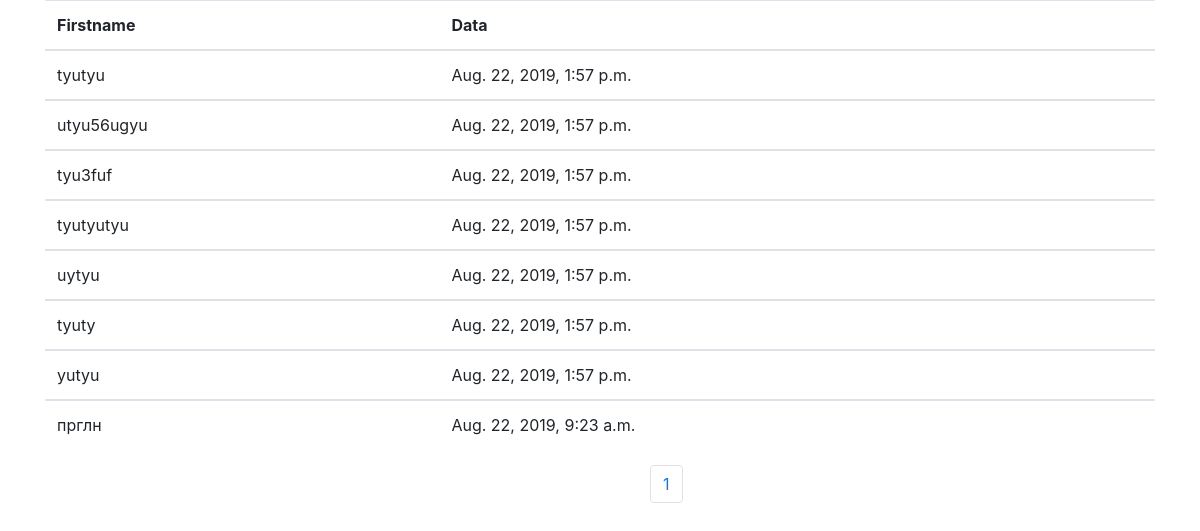
Page /polls/support/ on the earlier database version.
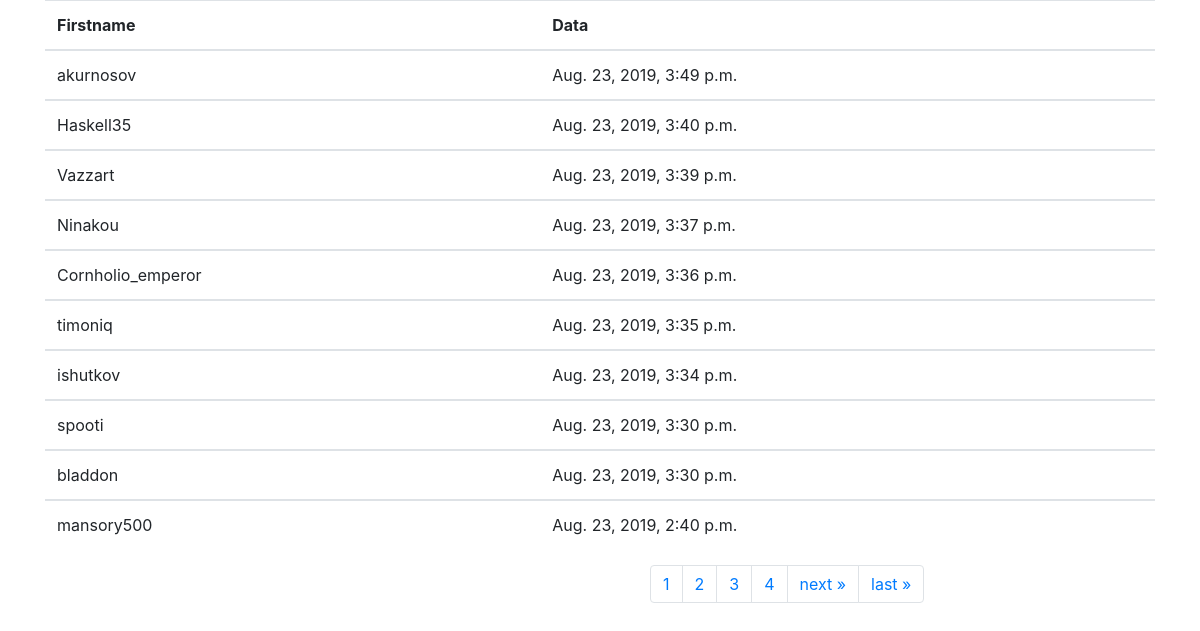
Same page on the later database version.
### polls/models.py (models this page shows, shortened)
class User_Name(models.Model):
    unique = models.CharField(max_length=200)
    pub_date = models.DateTimeField('date published')

### polls/views.py (the view)
# urls.py: path('support/', views.users_check, name='users_check'),
def users_check(request):
    user_sherch = User_Name.objects.order_by('-pub_date')
    paginator = Paginator(user_sherch, 10)  # Show 2 contacts per page
    page = request.GET.get('page')
    contacts = paginator.get_page(page)
    return render(request, 'polls/support.html', {'contacts': contacts})

### polls/templates/polls/support.html (shortened to what this page needs)
{% load static %}
{% load i18n %}
<!DOCTYPE html>
<html lang="en">
<head>
  <link rel="stylesheet" href="https://maxcdn.bootstrapcdn.com/bootstrap/4.3.1/css/bootstrap.min.css">
</head>
<body>
    <div class="container">
          <table class="table">
                <thead>
                  <tr>
                    <th>Firstname</th>
                    <th>Data</th>
                  </tr>
                </thead>
                {% for contact in contacts %}
                <tbody>
                  <tr>
                    <td>{{ contact.unique }}</td>
                    <td>{{ contact.pub_date }}</td>
                  </tr>
                </tbody>
            {% endfor %}
        </table>
    </div>
        <ul class="pagination">
                 {% for page in contacts.paginator.page_range %}
                    {% if page == contacts.unique %}
                        <li class="page-item"><a class="page-link" href="?page={{ page }}">{{ page }}</a></li>
                    {% else %}
                        <li class="page-item"><a class="page-link" href="?page={{ page }}">{{ page }}</a></li>
                    {% endif %}
                {% endfor %}
                {% if contacts.has_next %}
                    <li class="page-item"><a class="page-link" href="?page={{ contacts.next_page_number }}">next &raquo;</a></li>
                    <li class="page-item"><a class="page-link" href="?page={{ contacts.paginator.num_pages }}">last &raquo;</a></li>
                {% endif %}
        </ul>
</body>

### polls/templates/polls/support.html (style rules this page uses)
.pagination { margin-left: 650px; }

Differences in the rows shown:
removed User_Name: unique "tyutyu", pub_date "Aug. 22, 2019, 1:57 p.m."
removed User_Name: unique "utyu56ugyu", pub_date "Aug. 22, 2019, 1:57 p.m."
removed User_Name: unique "tyu3fuf", pub_date "Aug. 22, 2019, 1:57 p.m."
removed User_Name: unique "tyutyutyu", pub_date "Aug. 22, 2019, 1:57 p.m."
removed User_Name: unique "uytyu", pub_date "Aug. 22, 2019, 1:57 p.m."
removed User_Name: unique "tyuty", pub_date "Aug. 22, 2019, 1:57 p.m."
removed User_Name: unique "yutyu", pub_date "Aug. 22, 2019, 1:57 p.m."
removed User_Name: unique "прглн", pub_date "Aug. 22, 2019, 9:23 a.m."
added User_Name: unique "akurnosov", pub_date "Aug. 23, 2019, 3:49 p.m."
added User_Name: unique "Haskell35", pub_date "Aug. 23, 2019, 3:40 p.m."
added User_Name: unique "Vazzart", pub_date "Aug. 23, 2019, 3:39 p.m."
added User_Name: unique "Ninakou", pub_date "Aug. 23, 2019, 3:37 p.m."
added User_Name: unique "Cornholio_emperor", pub_date "Aug. 23, 2019, 3:36 p.m."
added User_Name: unique "timoniq", pub_date "Aug. 23, 2019, 3:35 p.m."
added User_Name: unique "ishutkov", pub_date "Aug. 23, 2019, 3:34 p.m."
added User_Name: unique "spooti", pub_date "Aug. 23, 2019, 3:30 p.m."
added User_Name: unique "bladdon", pub_date "Aug. 23, 2019, 3:30 p.m."
added User_Name: unique "mansory500", pub_date "Aug. 23, 2019, 2:40 p.m."
Other differences:
new list line: "2"
new list line: "3"
new list line: "4"
text now shown: "next » last »"
